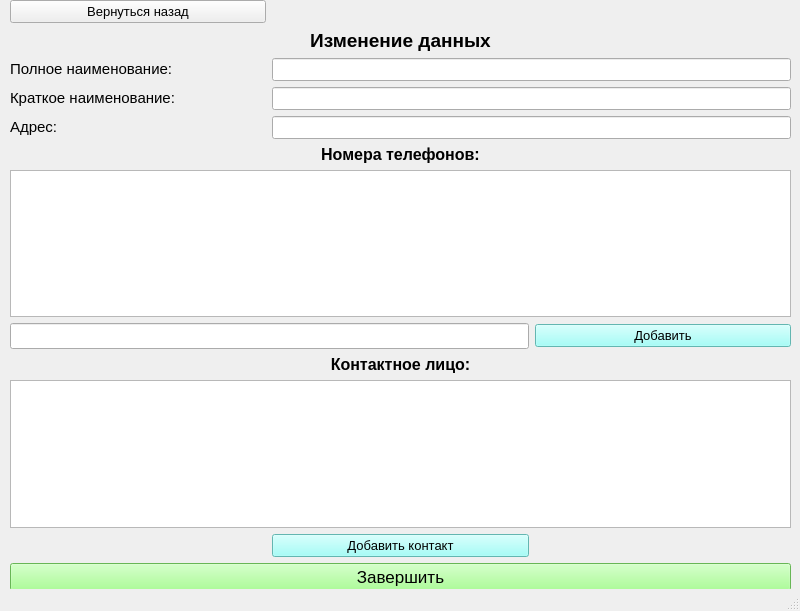
<?xml version="1.0" encoding="UTF-8"?>
<ui version="4.0">
 <class>MainWindow</class>
 <widget class="QMainWindow" name="MainWindow">
  <property name="geometry">
   <rect>
    <x>0</x>
    <y>0</y>
    <width>800</width>
    <height>611</height>
   </rect>
  </property>
  <property name="sizePolicy">
   <sizepolicy hsizetype="Fixed" vsizetype="Fixed">
    <horstretch>0</horstretch>
    <verstretch>0</verstretch>
   </sizepolicy>
  </property>
  <property name="windowTitle">
   <string>MainWindow</string>
  </property>
  <widget class="QWidget" name="centralwidget">
   <widget class="QWidget" name="gridLayoutWidget">
    <property name="geometry">
     <rect>
      <x>0</x>
      <y>0</y>
      <width>801</width>
      <height>591</height>
     </rect>
    </property>
    <layout class="QGridLayout" name="gridLayout">
     <property name="leftMargin">
      <number>10</number>
     </property>
     <property name="rightMargin">
      <number>10</number>
     </property>
     <item row="21" column="1">
      <widget class="QPushButton" name="person_add_btn">
       <property name="font">
        <font>
         <pointsize>10</pointsize>
        </font>
       </property>
       <property name="styleSheet">
        <string notr="true">background-color: rgb(139, 255, 248);</string>
       </property>
       <property name="text">
        <string>Добавить контакт</string>
       </property>
      </widget>
     </item>
     <item row="6" column="0">
      <widget class="QLabel" name="name">
       <property name="sizePolicy">
        <sizepolicy hsizetype="Preferred" vsizetype="Fixed">
         <horstretch>0</horstretch>
         <verstretch>0</verstretch>
        </sizepolicy>
       </property>
       <property name="font">
        <font>
         <pointsize>11</pointsize>
        </font>
       </property>
       <property name="text">
        <string>Краткое наименование:</string>
       </property>
      </widget>
     </item>
     <item row="7" column="0">
      <widget class="QLabel" name="address">
       <property name="sizePolicy">
        <sizepolicy hsizetype="Preferred" vsizetype="Fixed">
         <horstretch>0</horstretch>
         <verstretch>0</verstretch>
        </sizepolicy>
       </property>
       <property name="font">
        <font>
         <pointsize>11</pointsize>
        </font>
       </property>
       <property name="text">
        <string>Адрес:</string>
       </property>
      </widget>
     </item>
     <item row="5" column="1" colspan="2">
      <widget class="QLineEdit" name="full_name_input">
       <property name="font">
        <font>
         <pointsize>10</pointsize>
        </font>
       </property>
      </widget>
     </item>
     <item row="16" column="2">
      <widget class="QPushButton" name="phone_add_btn">
       <property name="font">
        <font>
         <pointsize>10</pointsize>
        </font>
       </property>
       <property name="styleSheet">
        <string notr="true">background-color: rgb(139, 255, 248);</string>
       </property>
       <property name="text">
        <string>Добавить</string>
       </property>
      </widget>
     </item>
     <item row="17" column="0" colspan="3">
      <widget class="QLabel" name="contact_prsn_title">
       <property name="sizePolicy">
        <sizepolicy hsizetype="Preferred" vsizetype="Fixed">
         <horstretch>0</horstretch>
         <verstretch>0</verstretch>
        </sizepolicy>
       </property>
       <property name="font">
        <font>
         <pointsize>12</pointsize>
         <weight>75</weight>
         <bold>true</bold>
        </font>
       </property>
       <property name="text">
        <string>Контактное лицо:</string>
       </property>
       <property name="alignment">
        <set>Qt::AlignCenter</set>
       </property>
       <property name="margin">
        <number>10</number>
       </property>
      </widget>
     </item>
     <item row="22" column="0" colspan="3">
      <widget class="QPushButton" name="final_btn">
       <property name="font">
        <font>
         <pointsize>13</pointsize>
        </font>
       </property>
       <property name="styleSheet">
        <string notr="true">background-color: rgb(146, 255, 121);</string>
       </property>
       <property name="text">
        <string>Завершить</string>
       </property>
      </widget>
     </item>
     <item row="15" column="0" colspan="3">
      <widget class="QTableWidget" name="phone_table">
       <property name="font">
        <font>
         <pointsize>12</pointsize>
        </font>
       </property>
       <property name="editTriggers">
        <set>QAbstractItemView::NoEditTriggers</set>
       </property>
       <property name="selectionMode">
        <enum>QAbstractItemView::SingleSelection</enum>
       </property>
       <property name="rowCount">
        <number>0</number>
       </property>
       <property name="columnCount">
        <number>2</number>
       </property>
       <attribute name="horizontalHeaderVisible">
        <bool>false</bool>
       </attribute>
       <attribute name="horizontalHeaderDefaultSectionSize">
        <number>50</number>
       </attribute>
       <attribute name="horizontalHeaderMinimumSectionSize">
        <number>50</number>
       </attribute>
       <attribute name="horizontalHeaderShowSortIndicator" stdset="0">
        <bool>false</bool>
       </attribute>
       <attribute name="horizontalHeaderStretchLastSection">
        <bool>false</bool>
       </attribute>
       <column/>
       <column/>
      </widget>
     </item>
     <item row="6" column="1" colspan="2">
      <widget class="QLineEdit" name="name_input">
       <property name="font">
        <font>
         <pointsize>10</pointsize>
        </font>
       </property>
      </widget>
     </item>
     <item row="7" column="1" colspan="2">
      <widget class="QLineEdit" name="address_input">
       <property name="font">
        <font>
         <pointsize>10</pointsize>
        </font>
       </property>
      </widget>
     </item>
     <item row="8" column="1">
      <widget class="QLabel" name="number_title">
       <property name="sizePolicy">
        <sizepolicy hsizetype="Preferred" vsizetype="Fixed">
         <horstretch>0</horstretch>
         <verstretch>0</verstretch>
        </sizepolicy>
       </property>
       <property name="font">
        <font>
         <pointsize>12</pointsize>
         <weight>75</weight>
         <bold>true</bold>
        </font>
       </property>
       <property name="frameShape">
        <enum>QFrame::NoFrame</enum>
       </property>
       <property name="frameShadow">
        <enum>QFrame::Plain</enum>
       </property>
       <property name="text">
        <string>Номера телефонов:</string>
       </property>
       <property name="alignment">
        <set>Qt::AlignCenter</set>
       </property>
      </widget>
     </item>
     <item row="16" column="0" colspan="2">
      <widget class="QLineEdit" name="phone_input">
       <property name="font">
        <font>
         <pointsize>11</pointsize>
        </font>
       </property>
       <property name="dragEnabled">
        <bool>true</bool>
       </property>
       <property name="placeholderText">
        <string/>
       </property>
       <property name="clearButtonEnabled">
        <bool>true</bool>
       </property>
      </widget>
     </item>
     <item row="5" column="0">
      <widget class="QLabel" name="full_name">
       <property name="sizePolicy">
        <sizepolicy hsizetype="Preferred" vsizetype="Fixed">
         <horstretch>0</horstretch>
         <verstretch>0</verstretch>
        </sizepolicy>
       </property>
       <property name="font">
        <font>
         <pointsize>11</pointsize>
        </font>
       </property>
       <property name="text">
        <string>Полное наименование:</string>
       </property>
      </widget>
     </item>
     <item row="18" column="0" colspan="3">
      <widget class="QTableWidget" name="persons_table">
       <property name="font">
        <font>
         <pointsize>8</pointsize>
        </font>
       </property>
       <property name="editTriggers">
        <set>QAbstractItemView::NoEditTriggers</set>
       </property>
       <property name="selectionMode">
        <enum>QAbstractItemView::SingleSelection</enum>
       </property>
       <property name="columnCount">
        <number>3</number>
       </property>
       <attribute name="horizontalHeaderVisible">
        <bool>false</bool>
       </attribute>
       <attribute name="horizontalHeaderDefaultSectionSize">
        <number>50</number>
       </attribute>
       <attribute name="horizontalHeaderMinimumSectionSize">
        <number>257</number>
       </attribute>
       <attribute name="horizontalHeaderStretchLastSection">
        <bool>false</bool>
       </attribute>
       <column/>
       <column/>
       <column/>
      </widget>
     </item>
     <item row="4" column="1">
      <widget class="QLabel" name="main_title">
       <property name="sizePolicy">
        <sizepolicy hsizetype="Preferred" vsizetype="Fixed">
         <horstretch>0</horstretch>
         <verstretch>0</verstretch>
        </sizepolicy>
       </property>
       <property name="font">
        <font>
         <pointsize>14</pointsize>
         <weight>75</weight>
         <bold>true</bold>
        </font>
       </property>
       <property name="text">
        <string>Изменение данных</string>
       </property>
       <property name="alignment">
        <set>Qt::AlignCenter</set>
       </property>
       <property name="margin">
        <number>10</number>
       </property>
      </widget>
     </item>
     <item row="0" column="0">
      <widget class="QPushButton" name="back_btn">
       <property name="font">
        <font>
         <pointsize>10</pointsize>
        </font>
       </property>
       <property name="text">
        <string>Вернуться назад</string>
       </property>
      </widget>
     </item>
    </layout>
   </widget>
  </widget>
  <widget class="QStatusBar" name="statusbar">
   <property name="sizePolicy">
    <sizepolicy hsizetype="Preferred" vsizetype="Preferred">
     <horstretch>0</horstretch>
     <verstretch>0</verstretch>
    </sizepolicy>
   </property>
  </widget>
 </widget>
 <tabstops>
  <tabstop>full_name_input</tabstop>
  <tabstop>name_input</tabstop>
  <tabstop>address_input</tabstop>
  <tabstop>phone_input</tabstop>
  <tabstop>phone_add_btn</tabstop>
  <tabstop>person_add_btn</tabstop>
 </tabstops>
 <resources/>
 <connections/>
</ui>
